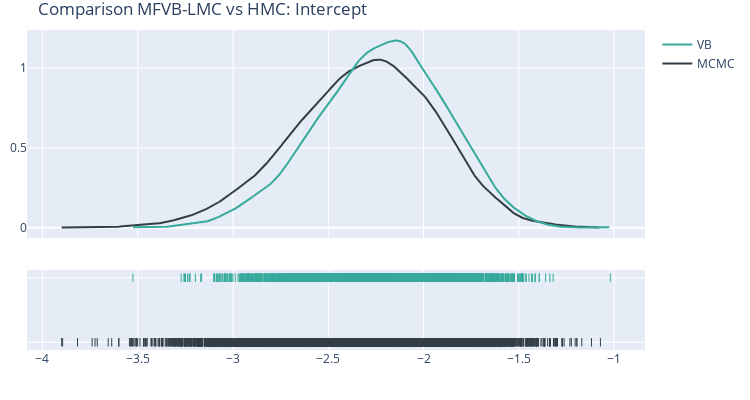

Write notebook code for a chart like this one.
### Code cell
import plotly.figure_factory as ff
import numpy as np

x1 = mcmc_trace[0,:]
x2 = betas_[0,:].detach().numpy()
print(f"variance of MCMC particles: {x1.var()} \n varianace of VB: {x2.var()}")

hist_data = [x1, x2]

group_labels = ['MCMC', 'VB']
colors = ['#333F44', '#37AA9C']

# Create distplot with curve_type set to 'normal'
fig = ff.create_distplot(hist_data
                        , group_labels
                        , show_hist=False
                        , colors=colors)

# Add title
fig.update_layout(title_text= "Comparison MFVB-LMC vs HMC: Intercept"
                , width = w + 150, height = h + 100
                , margin = margin_dic)
fig.show()
fig.write_image("images/beta0_bayeslogistics.pdf")

### Figure 1 — Plotly figure (JSON) as saved in the notebook; plotly's stock layout.template omitted (floating-point values rounded to 4 significant figures; data arrays with more than 128 entries replaced by an {"elided": "..."} marker saying what was removed)
{"data": [{"legendgroup": "MCMC", "marker": {"color": "#333F44"}, "mode": "lines", "name": "MCMC", "showlegend": true, "type": "scatter", "x": {"elided": "500 float values"}, "xaxis": "x", "y": {"elided": "500 float values"}, "yaxis": "y"}, {"legendgroup": "VB", "marker": {"color": "#37AA9C"}, "mode": "lines", "name": "VB", "showlegend": true, "type": "scatter", "x": {"elided": "500 float values"}, "xaxis": "x", "y": {"elided": "500 float values"}, "yaxis": "y"}, {"legendgroup": "MCMC", "marker": {"color": "#333F44", "symbol": "line-ns-open"}, "mode": "markers", "name": "MCMC", "showlegend": false, "type": "scatter", "x": {"elided": "10000 float values"}, "xaxis": "x", "y": {"elided": "10000 str values"}, "yaxis": "y2"}, {"legendgroup": "VB", "marker": {"color": "#37AA9C", "symbol": "line-ns-open"}, "mode": "markers", "name": "VB", "showlegend": false, "type": "scatter", "x": {"elided": "3000 float values"}, "xaxis": "x", "y": {"elided": "3000 str values"}, "yaxis": "y2"}], "layout": {"barmode": "overlay", "height": 400, "hovermode": "closest", "legend": {"traceorder": "reversed"}, "margin": {"b": 50, "l": 10, "r": 10, "t": 30}, "title": {"text": "Comparison MFVB-LMC vs HMC: Intercept"}, "width": 750, "xaxis": {"anchor": "y2", "domain": [0, 1], "zeroline": false}, "yaxis": {"anchor": "free", "domain": [0.35, 1], "position": 0}, "yaxis2": {"anchor": "x", "domain": [0, 0.25], "dtick": 1, "showticklabels": false}}}
